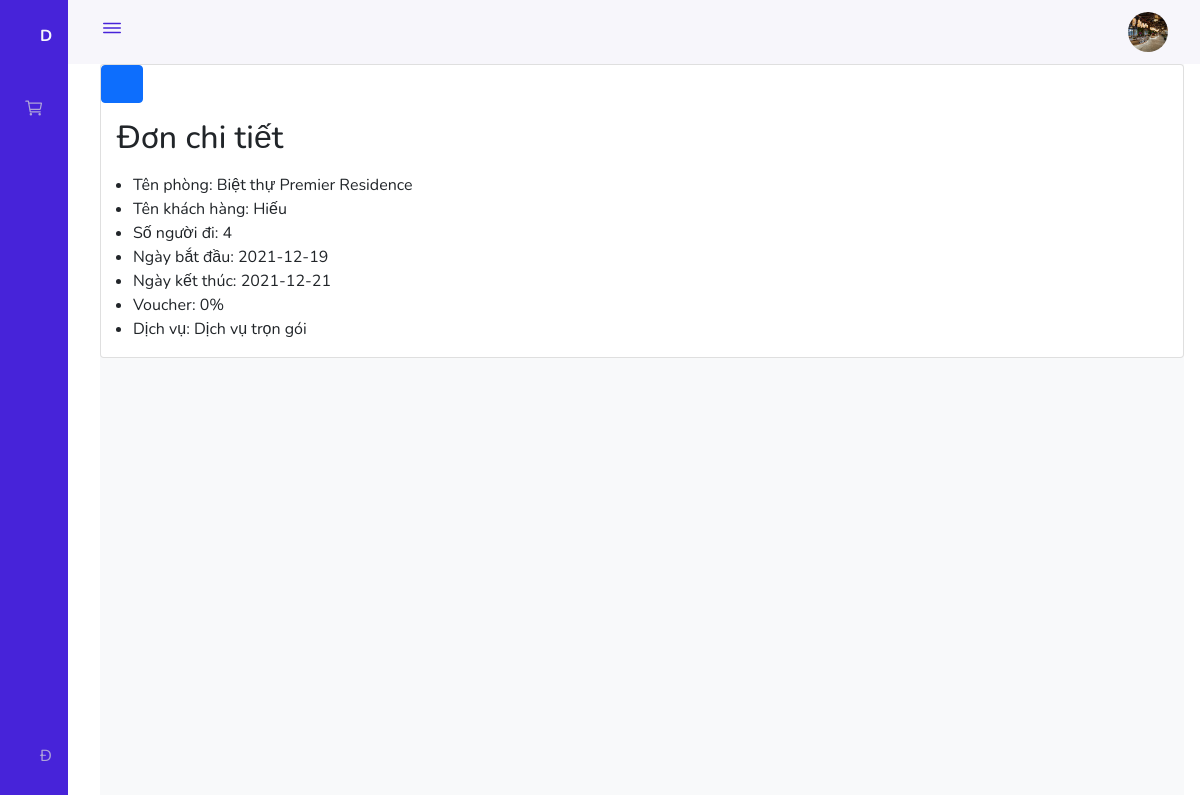
The app's page /Admin/Reserver_employee/index.php?details=188 (signed in) with its own data.
### tables this page shows
CREATE TABLE `reserver` (
  `id_reserver` int(11) NOT NULL,
  `id_customers` int(11) NOT NULL,
  `start_date` date NOT NULL,
  `end_date` date NOT NULL,
  `status` varchar(3000) NOT NULL DEFAULT 'Chờ xác nhận',
  `id_voucher` int(11) DEFAULT NULL,
  `number_people` int(11) NOT NULL
);

CREATE TABLE `villa` (
  `id_villa` int(11) NOT NULL,
  `name` varchar(255) NOT NULL,
  `images` varchar(255) NOT NULL,
  `villa_category_id` int(11) NOT NULL,
  `price` int(10) NOT NULL,
  `desciption` varchar(255) NOT NULL,
  `quantity` int(11) NOT NULL,
  `area` int(11) NOT NULL,
  `view` varchar(255) NOT NULL,
  `price_sale` int(11) NOT NULL DEFAULT 0,
  `bedrooms` int(11) NOT NULL DEFAULT 1,
  `status` int(11) NOT NULL DEFAULT 1,
  `img1` varchar(255) NOT NULL,
  `img2` varchar(255) NOT NULL,
  `img3` varchar(255) NOT NULL
);

CREATE TABLE `customers` (
  `id_customers` int(11) NOT NULL,
  `email` varchar(255) NOT NULL,
  `pass` varchar(255) NOT NULL,
  `sdt` int(10) NOT NULL,
  `full_name` varchar(255) NOT NULL,
  `img` varchar(255) NOT NULL,
  `address` varchar(255) NOT NULL,
  `status` int(11) NOT NULL DEFAULT 1
);

CREATE TABLE `voucher` (
  `id_voucher` int(11) NOT NULL,
  `title` varchar(255) NOT NULL,
  `description` varchar(1000) NOT NULL,
  `sales` varchar(255) NOT NULL,
  `discount` varchar(255) NOT NULL,
  `img` varchar(255) NOT NULL,
  `status` int(11) NOT NULL DEFAULT 0
);

CREATE TABLE `villa_service` (
  `id_villa_sv` int(11) NOT NULL,
  `name` varchar(255) NOT NULL,
  `price` int(10) NOT NULL,
  `img` varchar(255) NOT NULL,
  `status` int(11) NOT NULL DEFAULT 1
);

### Admin/Reserver_employee/index.php (called while the page is built, shortened)
<?php
require_once '../../global.php';
require_once '../../Dao/Pdo.php';
require_once '../../Dao/Reserve.php';
extract($_REQUEST);
if (exist_params('btn_insert')) {
    $start_date = $_POST["start_date"];
    $end_date = $_POST["end_date"];
    if (isset($_POST["id_voucher"]) && !empty($_POST["id_voucher"])) {
        $data = [
            "id_customers" => $_POST["id_customers"],
            "start_date" => $start_date,
            "end_date" => $end_date,
            "status" => 'Chờ xác nhận',
            "id_voucher" => $_POST["id_voucher"],
            "number_people" => $_POST['quantity']
        ];
        if (insert_reserve($data) == true) {
            $id_reserver = select_one_reserve();
            foreach ($_SESSION['cart'] as $key => $value) {
                if (isset($_SESSION['cart_option']) || !empty($_SESSION['cart_option'])) {
                    foreach ($_SESSION['cart_option'] as $key => $value_option) {
                        insert_id_villa_reserve(intval($id_reserver['id_reserver']), intval($value['id_villa']), intval($value_option['id']));
                    }
                } else {
                    insert_id_villa_not_service_reserve(intval($id_reserver['id_reserver']), intval($value['id_villa']));
                }
            }
            $_SESSION['message'] = "Đặt thành công!";
            unset($_SESSION['cart']);
            unset($_SESSION['cart_option']);
            unset($_SESSION['voucher']);
            unset($_SESSION['voucher_sales']);
            header('location: ' . $LAYOUT_URL . '/login.php');
            die;
        }
    } else {
        $data = [
            "id_customers" => $_POST["id_customers"],
            "start_date" => $start_date,
            "end_date" => $end_date,
            "status" => 'Chờ xác nhận',
            "number_people" => $_POST['quantity']
        ];
        if (insert_not_voucher_reserve($data) == true) {
            $id_reserver = select_one_reserve();
            foreach ($_SESSION['cart'] as $key => $value) {
                if (isset($_SESSION['cart_option']) || !empty($_SESSION['cart_option'])) {
                    foreach ($_SESSION['cart_option'] as $key => $value_option) {
                        insert_id_villa_reserve(intval($id_reserver['id_reserver']), intval($value['id_villa']), intval($value_option['id']));
                    }
                } else {
                    insert_id_villa_not_service_reserve(intval($id_reserver['id_reserver']), intval($value['id_villa']));
                }
            }
            $_SESSION['message'] = "Đặt thành công!";
            unset($_SESSION['cart']);
            unset($_SESSION['cart_option']);
            unset($_SESSION['voucher']);
            unset($_SESSION['voucher_sales']);
            header('location: ' . $LAYOUT_URL . '/login.php');
            die;
        }
    }
} elseif (exist_params('confirmed')) {
    $data = select_all_reserver_where("Đặt thành công");
    $VIEW_NAME = 'confirmed.php';
} elseif (exist_params('active')) {
    $data = select_all_reserver_where("Đang hoạt động");
    $VIEW_NAME = 'active.php';
} elseif (exist_params('cancel')) {
    $data = select_all_reserver_where("Hủy");
    $VIEW_NAME = 'cancel.php';
} elseif (exist_params('completed')) {
    $data = select_all_reserver_where("Hoàn thành");
    $VIEW_NAME = 'completed.php';
} elseif (exist_params('details')) {
    $id = $_GET['details'];
    $data = select_one_villa_reserver($id);
} else {
    $data = select_all_reserver_where("Chờ xác nhận");
    $VIEW_NAME = 'list.php';
}
require_once '../employee_layout.php';

### Dao/Pdo.php (called while the page is built, shortened)
<?php
function pdo_get_connection()
{
    $dburl = "mysql:host=localhost;dbname=abec";
    $username = "root";
    $password = "";
    $conn = new PDO($dburl, $username, $password);
    $conn->setAttribute(PDO::ATTR_ERRMODE, PDO::ERRMODE_EXCEPTION);
    return $conn;
}
function pdo_query($sql)
{
    try {
        $conn = pdo_get_connection();
        $stmt = $conn->prepare($sql);
        $stmt->execute();
        $rows = $stmt->fetchAll();
        return $rows;
    } catch (PDOException $e) {
        echo "lỗi: ";
        $e->getMessage();
    } finally {
        unset($conn);
    }
}

### Dao/Reserve.php (called while the page is built, shortened)
<?php
function select_one_villa_reserver($id)
{
    $sql = "SELECT sales, reserver.number_people  as number_people, villa_service.name as name_service , id_reserver, villa.price as price, villa.name as name_villa, customers.full_name as cus_name, customers.sdt as cus_sdt, reserver.start_date as start_date, reserver.end_date as end_date, reserver.status as status,villa.name as name_villa  FROM  `reserver` JOIN `voucher` ON voucher.id_voucher = reserver.id_voucher  JOIN `reserver_details` ON reserver_details.reserve_id = reserver.id_reserver JOIN `villa_service` ON reserver_details.service_id =  villa_service.id_villa_sv JOIN `villa` ON villa.id_villa = reserver_details.villa_id JOIN `customers` on customers.id_customers = reserver.id_customers WHERE reserver.id_reserver = $id";
    return pdo_query($sql);
}

### Admin/Reserver_employee/details.php (the view)
<div class="box">
    <a onclick="come_back(this)" class="btn btn-primary fas fa-long-arrow-alt-left"></a>
</div>
<h2 class="m-3">Đơn chi tiết</h2>
<?php
foreach ($data as $item) {
?>
    <ul>
        <li>Tên phòng: <?= $item['name_villa'] ?></li>
        <li>Tên khách hàng: <?= $item['cus_name'] ?></li>
        <li>Số người đi: <?= $item['number_people'] ?></li>
        <li>Ngày bắt đầu: <?= $item['start_date'] ?></li>
        <li>Ngày kết thúc: <?= $item['end_date'] ?></li>
        <li>Voucher: <?= $item['sales'] ?>%</li>
        <li>Dịch vụ: <?= $item['name_service'] ?></li>
    </ul>
<?php
} ?>

### Content/CSS/admins.css (style rules this page uses)
:root { --header-height: 3rem; --nav-width: 68px; --first-color: #4723D9; --first-color-light: #AFA5D9; --white-color: #F7F6FB; --body-font: 'Nunito', sans-serif; --normal-font-size: 1rem; --z-fixed: 100 }
body { position: relative; margin: var(--header-height) 0 0 0; padding: 0 1rem; font-family: var(--body-font); font-size: var(--normal-font-size); transition: .5s }
a { text-decoration: none }
@media screen and (min-width: 768px) { body { margin: calc(var(--header-height) + 1rem) 0 0 0; padding-left: calc(var(--nav-width) + 2rem) } }

### records on screen
reserver: villa.name "Biệt thự Premier Residence", id_customers.full_name "Hiếu", number_people "4", start_date "2021-12-19", end_date "2021-12-21", id_voucher.sales "0", villa_service.name "Dịch vụ trọn gói"
